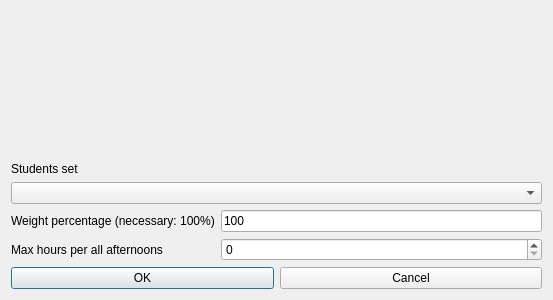
<?xml version="1.0" encoding="UTF-8"?>
<ui version="4.0">
 <class>ModifyConstraintStudentsSetMaxHoursPerAllAfternoonsForm_template</class>
 <widget class="QDialog" name="ModifyConstraintStudentsSetMaxHoursPerAllAfternoonsForm_template">
  <property name="geometry">
   <rect>
    <x>0</x>
    <y>0</y>
    <width>553</width>
    <height>300</height>
   </rect>
  </property>
  <property name="windowTitle">
   <string extracomment="This is the title of the dialog to modify a constraint of this type">Modify students set max hours per all afternoons</string>
  </property>
  <layout class="QGridLayout" name="gridLayout">
   <item row="1" column="0" colspan="3">
    <widget class="QLabel" name="studentsTextLabel">
     <property name="frameShape">
      <enum>QFrame::NoFrame</enum>
     </property>
     <property name="frameShadow">
      <enum>QFrame::Plain</enum>
     </property>
     <property name="text">
      <string>Students set</string>
     </property>
     <property name="wordWrap">
      <bool>false</bool>
     </property>
    </widget>
   </item>
   <item row="4" column="2">
    <widget class="QSpinBox" name="maxHoursSpinBox"/>
   </item>
   <item row="5" column="0" colspan="3">
    <layout class="QHBoxLayout" name="horizontalLayout">
     <item>
      <widget class="QPushButton" name="okPushButton">
       <property name="text">
        <string>OK</string>
       </property>
      </widget>
     </item>
     <item>
      <widget class="QPushButton" name="cancelPushButton">
       <property name="text">
        <string>Cancel</string>
       </property>
      </widget>
     </item>
    </layout>
   </item>
   <item row="3" column="2">
    <widget class="QLineEdit" name="weightLineEdit">
     <property name="text">
      <string notr="true">100</string>
     </property>
    </widget>
   </item>
   <item row="3" column="0" colspan="2">
    <widget class="QLabel" name="weightTextLabel">
     <property name="frameShape">
      <enum>QFrame::NoFrame</enum>
     </property>
     <property name="frameShadow">
      <enum>QFrame::Plain</enum>
     </property>
     <property name="text">
      <string>Weight percentage (necessary: 100%)</string>
     </property>
     <property name="wordWrap">
      <bool>false</bool>
     </property>
    </widget>
   </item>
   <item row="2" column="0" colspan="3">
    <widget class="QComboBox" name="studentsComboBox">
     <property name="editable">
      <bool>false</bool>
     </property>
     <property name="insertPolicy">
      <enum>QComboBox::NoInsert</enum>
     </property>
     <property name="duplicatesEnabled">
      <bool>false</bool>
     </property>
    </widget>
   </item>
   <item row="4" column="0">
    <widget class="QLabel" name="maxHoursTextLabel">
     <property name="frameShape">
      <enum>QFrame::NoFrame</enum>
     </property>
     <property name="frameShadow">
      <enum>QFrame::Plain</enum>
     </property>
     <property name="text">
      <string>Max hours per all afternoons</string>
     </property>
     <property name="wordWrap">
      <bool>false</bool>
     </property>
    </widget>
   </item>
   <item row="0" column="0" colspan="3">
    <spacer name="verticalSpacer">
     <property name="orientation">
      <enum>Qt::Vertical</enum>
     </property>
     <property name="sizeHint" stdset="0">
      <size>
       <width>20</width>
       <height>66</height>
      </size>
     </property>
    </spacer>
   </item>
  </layout>
 </widget>
 <layoutdefault spacing="6" margin="11"/>
 <resources/>
 <connections/>
</ui>
